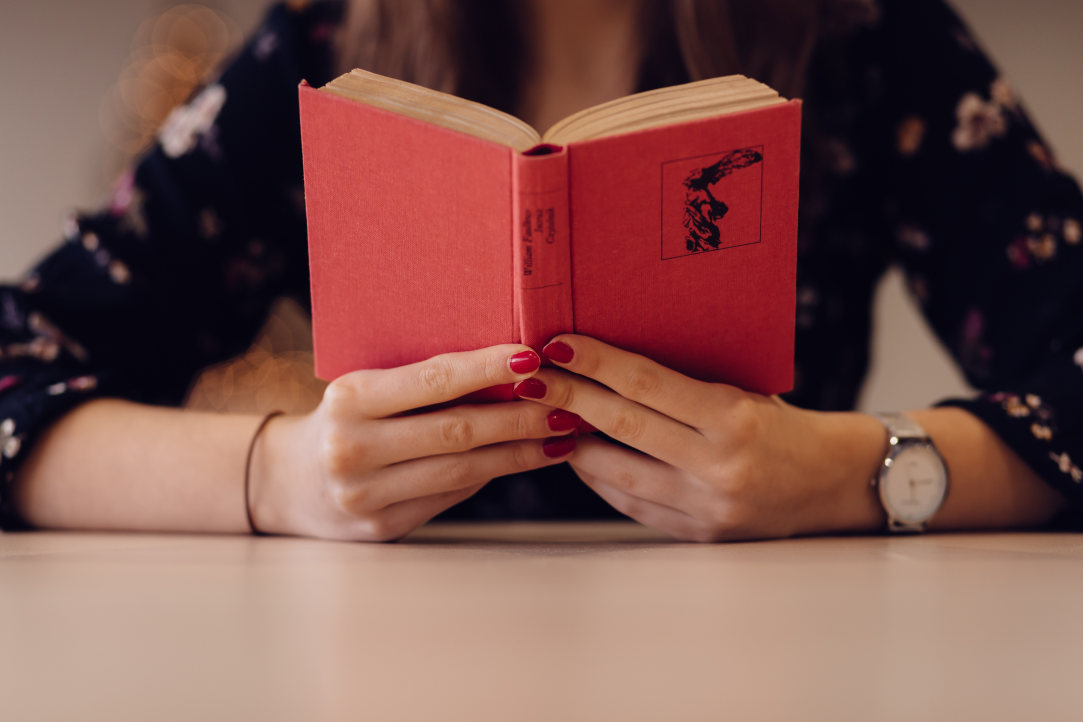
#> input picture ColorIdentification/image.jpg, 5415 x 3610 px (shown at 1/5 size)
$ python color_detec.py
#> lines starting #> are read from the running program, lines starting #| are printed output that depends on the picture
#importing
import cv2
import pandas as pd


#importing image and resizing
img_path=r'image.jpg'
img=cv2.imread(img_path)
#> img is the input picture: shape (3610, 5415, 3); mean B, G, R 77.9, 84.6, 127.1
img=cv2.resize(img,(700,500))
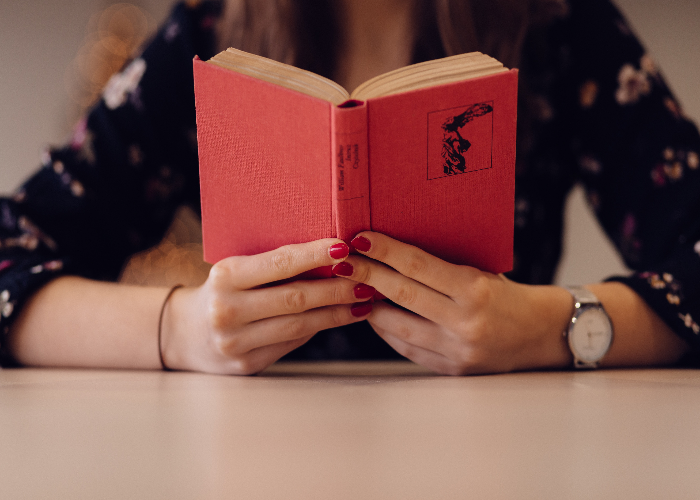
#> img: shape (500, 700, 3); mean B, G, R 77.8, 84.5, 127

#variables
clicked=False
r=g=b=x_pos=y_pos=0

index=["color","color_name","hex","R","G","B"]

#importing colors daataset
csv=pd.read_csv('colors.csv',names=index,header=None)
#> (reads ColorIdentification/colors.csv from the repository)

#Defining functions

#Function to get the name of the color
def get_name(R,G,B):
    mini=10000
    for i in range(len(csv)):
        dis=abs(R-int(csv.loc[i,"R"]))+abs(G-int(csv.loc[i,"G"]))+abs(B-int(csv.loc[i,"B"]))
        if dis<=mini:
            mini=dis
            col_name=csv.loc[i,"color_name"]
    return col_name

#Getting color from the image on double clicking
def draw_fun(event,x,y,flag,param):
    if event==cv2.EVENT_LBUTTONDBLCLK:
        global b,g,r,x_pos,y_pos,clicked
        clicked=True
        x_pos=x
        y_pos=y
        b,g,r=img[y,x]
        b=int(b)
        g=int(g)
        r=int(r)

cv2.namedWindow('image')
cv2.setMouseCallback('image',draw_fun)

#mainloop
while True:
    cv2.imshow("image",img)
    if clicked:
        cv2.rectangle(img,(20,20),(750,60),(b,g,r),-1)
        text=get_name(r,g,b)+'R='+str(r)+'G='+str(g)+'B='+str(b)
        cv2.putText(img,text,(50,50),2,0.8,(255,255,255),2,cv2.LINE_AA)
        if r+g+b>=600:
            cv2.putText(img,text,(50,50),2,0.8,(0,0,0),2,cv2.LINE_AA)
        clicked=False

    if cv2.waitKey(20) & 0xFF==27:
#> (key Esc is pressed here)
        break

cv2.destroyAllWindows()
